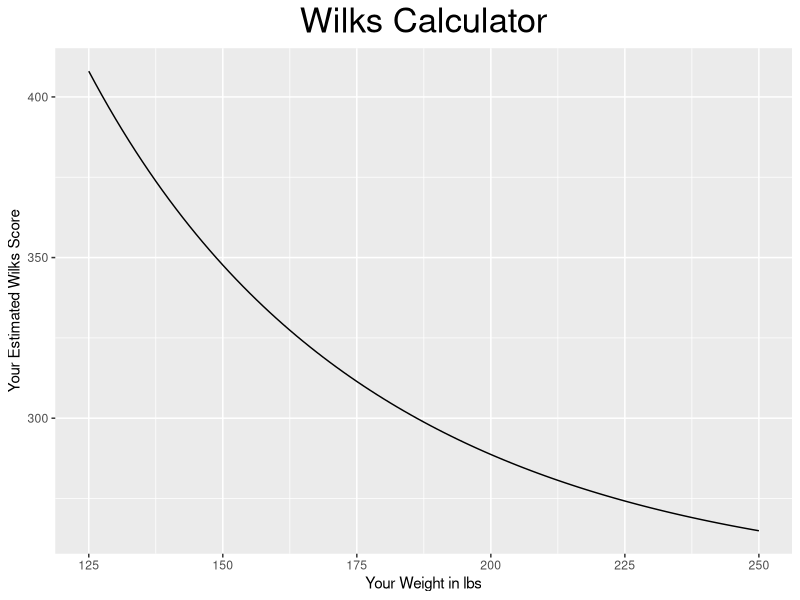

The R script that drew this image:
## ---- chunk 1
library(ggplot2)
am <- -216.0475144
bm <- 16.2606339
cm <- -0.002388645
dm <- -0.00113732
em <- 7.01863 * 10^-6
fm <- -1.291 * 10^-8
totalkg <- 1000/2.2
func1 <- function(x) totalkg*500/(am + bm*(x/2.2) + cm*(x/2.2)^2 + dm*(x/2.2)^3 + em*(x/2.2)^4 + fm*(x/2.2)^5)
WilksPlot <- ggplot(data = data.frame(x = 0), mapping=aes(x = x)) +
  xlab("Your Weight in lbs") +
  ylab("Your Estimated Wilks Score") +
  ggtitle("Wilks Calculator") +
  theme(plot.title = element_text(hjust = 0.5))+
  theme(plot.title = element_text(size=25))+
  stat_function(fun = func1) + 
  xlim(125,250)
WilksPlot
